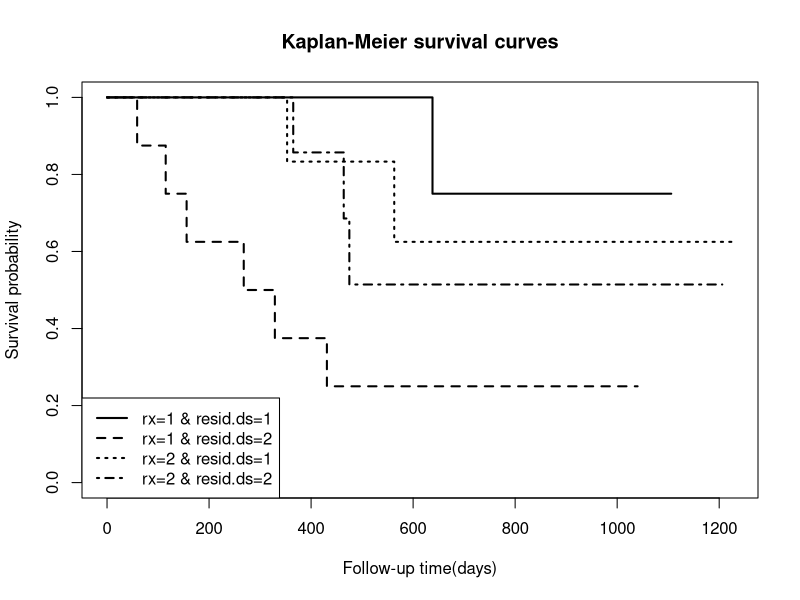
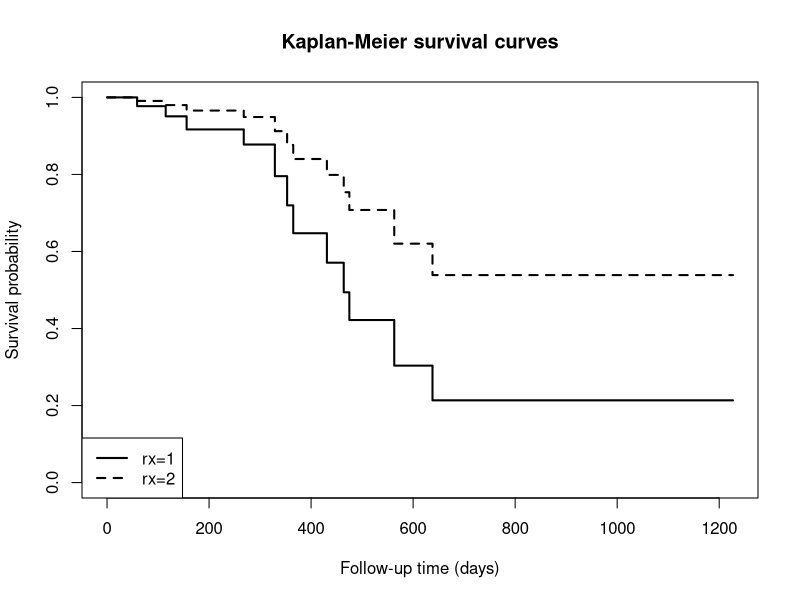

Write R code to recreate these figures, in order.
library(survival)

##1
#datasets in the package
data(ovarian,package="survival")
force(ovarian)
View(ovarian)

fit<-survfit(Surv(ovarian$futime,ovarian$fustat)~ovarian$rx+ovarian$resid.ds)
summary(fit)

plot(fit,conf.int =F ,
     lty=c(1,2,3,4),lwd=c(2,2,2,2),
     main="Kaplan-Meier survival curves",
     xlab="Follow-up time(days)",
     ylab="Survival probability")
legend("bottomleft",c("rx=1 & resid.ds=1","rx=1 & resid.ds=2","rx=2 & resid.ds=1","rx=2 & resid.ds=2"),
       lty=c(1,2,3,4),lwd=c(2,2,2,2))


##2
survdiff(Surv(ovarian$futime,ovarian$fustat)~ovarian$rx+ovarian$resid.ds)

##3
fit3<-coxph(Surv(ovarian$futime,ovarian$fustat)~
              ovarian$rx+ovarian$age+ovarian$resid.ds+ovarian$ecog.ps,ties="breslow",data=ovarian)
summary(fit3)

##4
contrasts(factor(ovarian$rx))

##5
fit5<-coxph(Surv(futime,fustat)~
              rx+age+resid.ds+ecog.ps,ties="breslow",data=ovarian)
summary(fit5)
new <- with(ovarian,data.frame(rx=c(1,2),
                               age=rep(median(age),2),
                               resid.ds=c(2,2),
                               ecog.ps=rep(median(ecog.ps),2)))

cc<-survfit(fit5,newdata=new)
plot(cc,conf.int =F,main="Kaplan-Meier survival curves",xlab="Follow-up time (days)",
     ylab="Survival probability",lty=c(1,2),lwd=c(2,2))
legend("bottomleft",c("rx=1","rx=2"),lty=c(1,2),lwd=c(2,2))

##6
cox<-coxph(Surv(ovarian$futime,ovarian$fustat)~
             rx+age+resid.ds+ecog.ps,ties="breslow",data=ovarian)
summary(cox)
test.ph<-cox.zph(cox)
print(test.ph)

